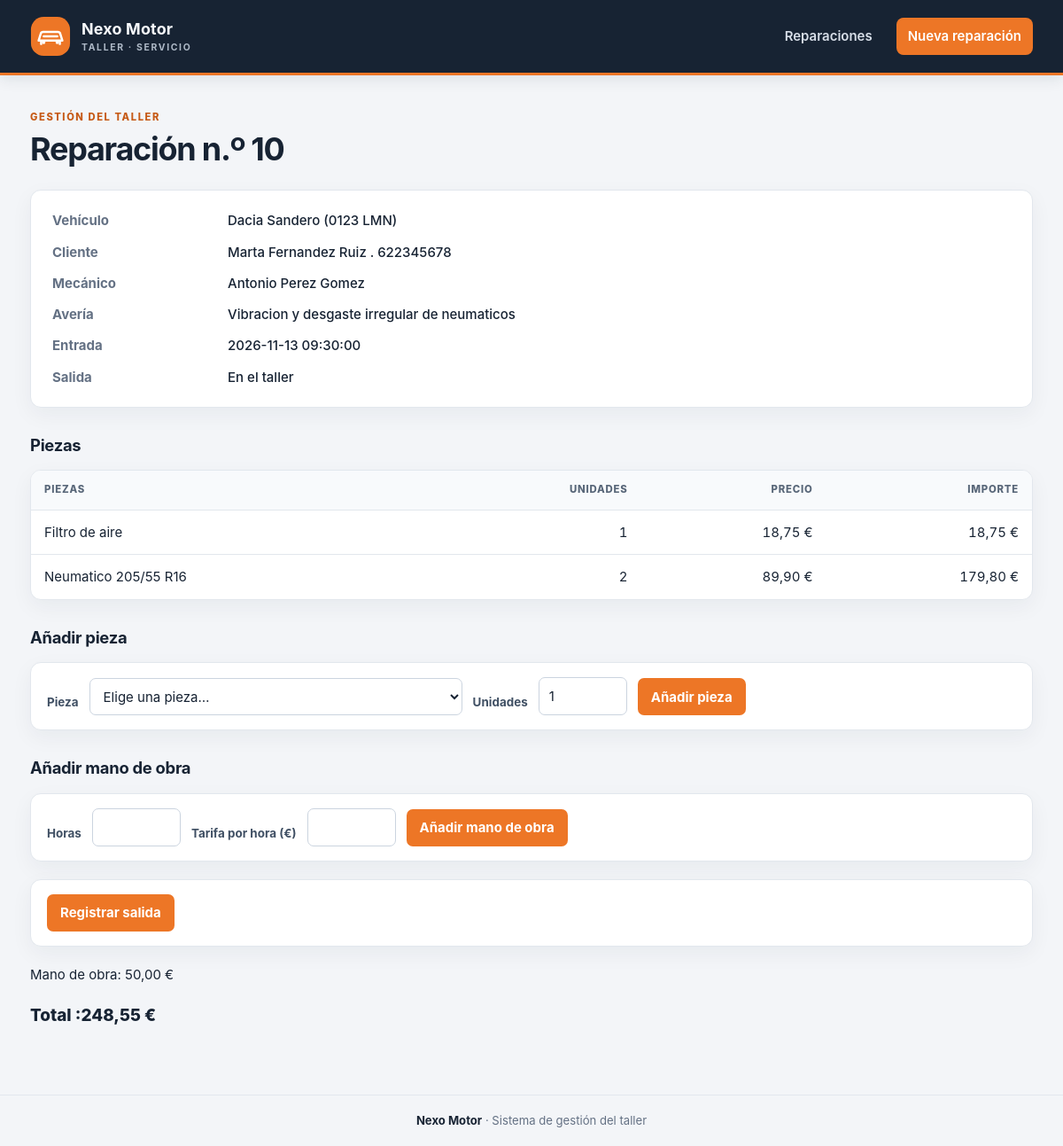
/index.php?accion=ver&id=10, run on the app's committed database.
### tables this page shows
CREATE TABLE `reparacion` (
  `id` int(11) NOT NULL,
  `id_vehiculo` int(11) NOT NULL,
  `id_mecanico` int(11) NOT NULL,
  `fecha_entrega` timestamp NOT NULL DEFAULT current_timestamp() ON UPDATE current_timestamp(),
  `descripcion` varchar(250) NOT NULL,
  `mano_obra` decimal(10,2) NOT NULL,
  `horas_mano_obra` decimal(8,2) NOT NULL DEFAULT 0.00,
  `fecha_salida` timestamp NULL DEFAULT NULL
);

CREATE TABLE `vehiculo` (
  `id` int(11) NOT NULL,
  `matricula` varchar(50) NOT NULL,
  `marca` varchar(20) NOT NULL,
  `modelo` varchar(50) NOT NULL,
  `anio` int(11) DEFAULT NULL,
  `id_cliente` int(11) NOT NULL
);

CREATE TABLE `cliente` (
  `id` int(11) NOT NULL,
  `nombre` varchar(60) NOT NULL,
  `apellidos` varchar(60) NOT NULL,
  `telefono` varchar(20) NOT NULL,
  `correo` varchar(254) DEFAULT NULL
);

CREATE TABLE `mecanicos` (
  `id` int(11) NOT NULL,
  `nombre` varchar(150) NOT NULL,
  `especialidad` enum('chapa y pintura','mecánica general','electromecanico','') NOT NULL
);

CREATE TABLE `piezas_reparacion` (
  `id` int(11) NOT NULL,
  `id_reparacion` int(11) NOT NULL,
  `id_pieza` int(11) NOT NULL,
  `unidades` int(11) NOT NULL
);

CREATE TABLE `piezas` (
  `id` int(11) NOT NULL,
  `referencia` varchar(100) NOT NULL,
  `nombre` varchar(100) NOT NULL,
  `precio` decimal(10,2) NOT NULL
);

### controladores/ReparacionesControlador.php (called while the page is built, shortened)
<?php
class ReparacionesControlador
{
    public function ver(): void
    {
        $id = filter_input(INPUT_GET, 'id', FILTER_VALIDATE_INT);
        $reparacion = $id ? $this->reparaciones->buscar($id) : null;
        $piezas = $this->reparaciones->piezas($id);
        $total = $reparacion['mano_obra'] + array_sum(array_column($piezas, 'importe'));
        $avisos = [
            'creada' => 'Reparación abierta.',
            'pieza' => 'Pieza añadida a la reparación.',
            'salida' => 'Salida anotada.',
            'mano_obra' => 'Mano de obra añadida.',
        ];
        $errores = [
            'metodo' => 'La petición debe enviarse mediante POST.',
            'cerrada' => 'No se puede modificar una reparación finalizada.',
            'pieza' => 'Selecciona una pieza válida.',
            'unidades' => 'La cantidad debe ser un número entero de 1 o más.',
            'guardar' => 'No se ha podido añadir la pieza.',
            'horas' => 'Las horas deben ser un número mayor que 0.',
            'tarifa' => 'La tarifa por hora debe ser un número igual o mayor que 0.',
            'mano_obra' => 'No se ha podido añadir la mano de obra.',
            'factura_abierta' => 'La factura estará disponible cuando se cierre la reparación.',
        ];
        $this->mostrar('ficha', [
            'titulo' => 'Reparación n.º ' . $reparacion['id'],
            'reparacion' => $reparacion,
            'piezas' => $piezas,
            'total' => $total,
            'aviso' => $avisos[$_GET['msg'] ?? ''] ?? '',
            'error' => $errores[$_GET['error'] ?? ''] ?? '',
            'catalogoPiezas' => $reparacion['fecha_salida'] === null ? $this->catalogo->piezas() : [],
        ]);
    }
    private function mostrar(string $vista, array $datos): void
    {
        extract($datos);
        require __DIR__ . '/../vistas/' . $vista . '.php';
    }
}

### index.php (called while the page is built, shortened)
<?php
require __DIR__ . '/vistas/ayudas.php';
require __DIR__ . '/modelos/ReparacionesModelo.php';
require __DIR__ . '/controladores/ReparacionesControlador.php';
$pdo = conectar();
$controlador = new ReparacionesControlador(new ReparacionModelo($pdo), new CatalogoModelo($pdo));
$accion = $_GET['accion'] ?? 'listado';
match ($accion) {
    'listado' => $controlador->listado(),
    'ver'     => $controlador->ver(),
    'anadirPieza' => $controlador->anadirPieza(),
    'anadirManoObra' => $controlador->anadirManoObra(),
    'cerrar' => $controlador->cerrar(),
    'factura' => $controlador->factura(),
    'nueva'     => $controlador->nueva(),
    'guardar'     => $controlador->guardar(),
    default   => $controlador->noENcontrada(),
};

### modelos/ReparacionesModelo.php (called while the page is built, shortened)
<?php
class ReparacionModelo
{
    public function buscar(int $id): ?array
    {
        $consulta = $this->pdo->prepare(
        'SELECT reparacion.id, reparacion.fecha_entrega, reparacion.fecha_salida,
        reparacion.descripcion, reparacion.mano_obra, reparacion.horas_mano_obra,
        vehiculo.matricula, vehiculo.modelo,
        vehiculo.marca, cliente.nombre AS cliente_nombre,
        cliente.apellidos AS cliente_apellido, cliente.telefono,
        mecanicos.nombre AS mecanico
        FROM reparacion
        JOIN vehiculo ON vehiculo.id = reparacion.id_vehiculo
        JOIN cliente ON cliente.id = vehiculo.id_cliente
        JOIN mecanicos ON mecanicos.id = reparacion.id_mecanico
        WHERE reparacion.id = ?'
        );
        $consulta->execute([$id]);
        $fila = $consulta->fetch();
        return $fila ?: null;
    }
    public function piezas(int $id): array
    {
        $consulta = $this->pdo->prepare(
        'SELECT piezas.referencia, piezas.nombre, pr.unidades, piezas.precio,
        pr.unidades * piezas.precio AS importe
        FROM piezas_reparacion AS pr
        JOIN piezas ON piezas.id = pr.id_pieza
        WHERE pr.id_reparacion = ?
        ORDER BY piezas.nombre'
);
$consulta->execute([$id]);
return $consulta->fetchAll();
    }
}

### vistas/ayudas.php (called while the page is built, shortened)
<?php
function e(?string $texto): string
{
    return htmlspecialchars($texto ?? '');
}
function euros($cantidad): string
{
    return number_format((float) $cantidad, 2, ',', '.') . ' €';
}

### vistas/ficha.php (the view, shortened to what this page needs)
<?php
require __DIR__ . '/cabecera.php'; ?>
<dl>
  <dt>Vehículo</dt>
  <dd><?= e($reparacion['marca'] . ' ' . $reparacion['modelo']) ?> (<?= e($reparacion['matricula']) ?>)</dd>
    <dt>Cliente</dt>
    <dd><?=  e($reparacion['cliente_nombre']) . ' ' . $reparacion[ 'cliente_apellido'] ?> . <?= $reparacion ['telefono'] ?> </dd>
    <dt>Mecánico</dt>
    <dd><?= $reparacion ['mecanico'] ?></dd>
    <dt>Avería</dt>
    <dd><?=  $reparacion ['descripcion'] ?></dd>
    <dt>Entrada</dt>
     <dd><?=  $reparacion ['fecha_entrega'] ?></dd>
     <dt>Salida</dt>
     <dd><?= $reparacion['fecha_salida'] === null ? 'En el taller' : fecha($reparacion ['fecha_salida']) ?></dd>
</dl>
<h2>Piezas</h2>
     <?php if (!$piezas): ?>
        <p>No se ha usado ninguna pieza</p>
      <?php else :?>
        <table>
            <thead>
                <tr>
                 <th>Piezas</th>
                 <th class="num">Unidades</th>
                  <th class="num">Precio</th>
                   <th class="num">Importe</th>
                </tr>
            </thead>
            <tbody>
                <?php foreach($piezas as $pi) :?>
                    <tr>
                    <td><?= e ($pi['nombre']) ?></td>
                    <td class="num"><?= $pi['unidades'] ?></td>
                    <td class="num"><?= euros($pi['precio']) ?></td>
                    <td class="num"><?= euros($pi['importe']) ?></td>
                </tr>
                <?php endforeach;?>
            </tbody>
        </table>
        <?php endif; ?>
<?php if ($reparacion['fecha_salida'] === null): ?>
  <h2>Añadir pieza</h2>
  <form method="post" class="linea" action="index.php?accion=anadirPieza&amp;id=<?= (int) $reparacion['id'] ?>">
    <label for="pieza_id">Pieza</label>
    <select name="pieza_id" id="pieza_id" required>
      <option value="">Elige una pieza…</option>
    </select>
    <label for="unidades">Unidades</label>
    <input type="number" name="unidades" id="unidades" min="1" step="1" value="1" required>
    <button>Añadir pieza</button>
  </form>
  <h2>Añadir mano de obra</h2>
  <form method="post" class="linea" action="index.php?accion=anadirManoObra">
    <label for="horas">Horas</label>
    <input type="number" name="horas" id="horas" min="0.01" step="0.25" required>
    <label for="tarifa_hora">Tarifa por hora (€)</label>
    <input type="number" name="tarifa_hora" id="tarifa_hora" min="0" step="0.01" required>
    <button>Añadir mano de obra</button>
  </form>
  <form method="post" class="linea" action="index.php?accion=cerrar">
    <button>Registrar salida</button>
  </form>
<?php else: ?>
  <p><a class="button-link" href="index.php?accion=factura&amp;id=<?= (int) $reparacion['id'] ?>">Imprimir factura</a></p>
<?php endif; ?>
     <p>Mano de obra: <?=  euros ($reparacion['mano_obra']) ?></p>
     <p class="total">Total :<?= euros ($total) ?></p>
<?php require __DIR__ . '/pie.php'; ?>

### estilos.css (style rules this page uses)
:root { color-scheme: light; --ink: #172333; --muted: #647184; --line: #e2e7ed; --surface: #ffffff; --canvas: #f3f5f8; --accent: #ed7626; --accent-dark: #c65a16; --green: #18764a; --green-soft: #e7f5ed; --red: #a4322b; --red-soft: #fff0ee; --shadow: 0 8px 24px rgb(23 35 51 / 5%); }
* { box-sizing: border-box; }
body { min-height: 100vh; margin: 0; background: var(--canvas); color: var(--ink); font-family: Inter, ui-sans-serif, system-ui, -apple-system, BlinkMacSystemFont, "Segoe UI", sans-serif; font-size: 15px; line-height: 1.55; }
h2 { margin: 28px 0 14px; font-size: 1.15rem; letter-spacing: -0.015em; }
table { width: 100%; overflow: hidden; border: 1px solid var(--line); border-collapse: separate; border-radius: 12px; border-spacing: 0; background: var(--surface); box-shadow: var(--shadow); }
th, td { padding: 13px 15px; border-bottom: 1px solid var(--line); text-align: left; vertical-align: middle; }
th { background: #f8fafc; color: #596779; font-size: 0.71rem; font-weight: 800; letter-spacing: 0.07em; text-transform: uppercase; }
tbody tr:last-child td { border-bottom: 0; }
.num { text-align: right; font-variant-numeric: tabular-nums; }
dl { display: grid; grid-template-columns: minmax(120px, 180px) minmax(0, 1fr); gap: 12px 18px; margin: 0 0 26px; padding: 22px 24px; border: 1px solid var(--line); border-radius: 12px; background: var(--surface); box-shadow: var(--shadow); }
dt { color: var(--muted); font-weight: 650; }
dd { min-width: 0; margin: 0; font-weight: 550; overflow-wrap: anywhere; }
label { display: block; color: #405064; font-size: 0.84rem; font-weight: 700; }
input, select, textarea, button { font: inherit; }
input, select, textarea { min-height: 42px; padding: 9px 11px; border: 1px solid #cbd4df; border-radius: 7px; background: #fff; color: var(--ink); }
select, textarea { width: 100%; max-width: 460px; }
form.linea { display: flex; flex-wrap: wrap; align-items: end; gap: 12px; margin: 0 0 20px; padding: 16px 18px; border: 1px solid var(--line); border-radius: 12px; background: var(--surface); box-shadow: var(--shadow); }
form.linea label { margin: 0 0 4px; }
form.linea select { width: auto; min-width: 190px; }
form.linea input[type="number"] { width: 100px; }
button { min-height: 42px; padding: 9px 15px; border: 0; border-radius: 7px; background: var(--accent); color: #fff; cursor: pointer; font-weight: 750; transition: background-color 140ms ease, transform 140ms ease; }
.total { margin-top: 20px; font-size: 1.18rem; font-weight: 800; }

### data on the page
reparacion: id_vehiculo.modelo "Dacia Sandero", id_vehiculo.matricula "0123 LMN", cliente.nombre "Marta", cliente.apellidos "Fernandez Ruiz", cliente.telefono "622345678", id_mecanico.nombre "Antonio Perez Gomez", descripcion "Vibracion y desgaste irregular de neumaticos", fecha_entrega "2026-11-13 09:30:00", mano_obra "50,00 €"
piezas_reparacion: id_pieza.nombre "Filtro de aire", unidades "1", id_pieza.precio "18,75 €", importe "18,75 €"
piezas_reparacion: id_pieza.nombre "Neumatico 205/55 R16", unidades "2", id_pieza.precio "89,90 €", importe "179,80 €"

### other printed values
$titulo "Reparación n.º 10"
euros ($total) "248,55 €"
